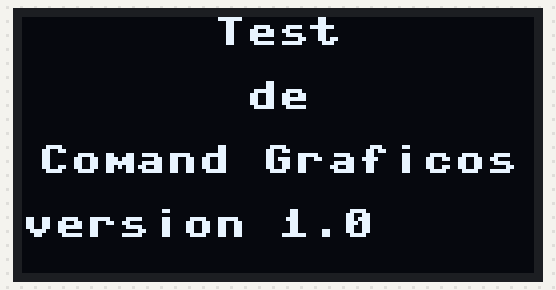
This program was run on a simulated Raspberry Pi Pico running MicroPython. On the bench: 128×64 one-colour display. Library files of the repository ran but are not shown: sh1106.py; what the program prints to the serial console is not drawn.

Above: at 0.2 s.
At 3.2 s:
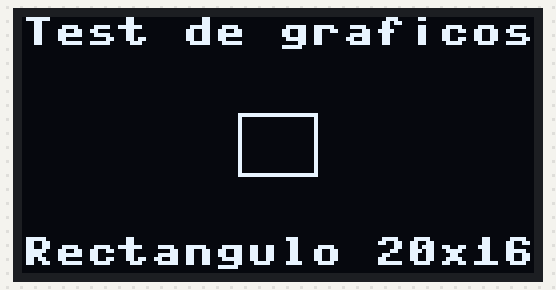
At 8.3 s:
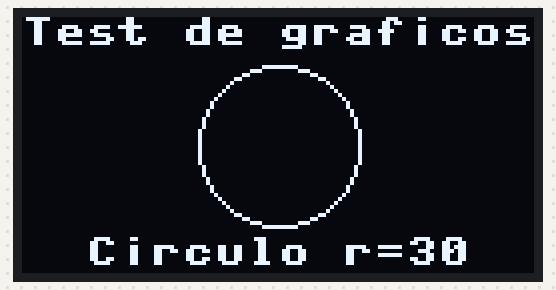
At 18.4 s:
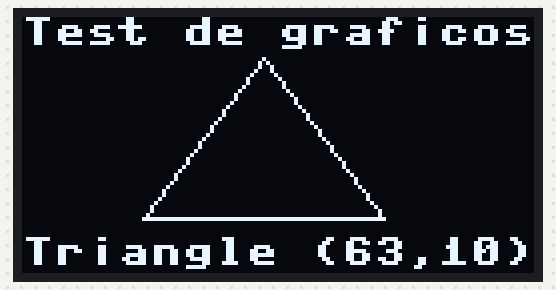
At 28.5 s:
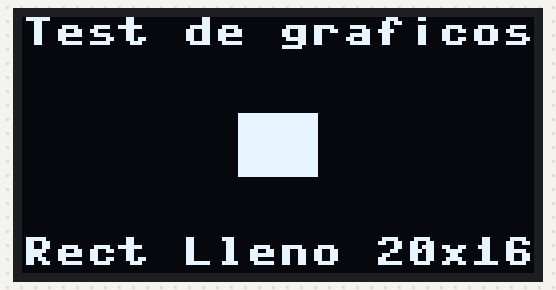
At 38.6 s:
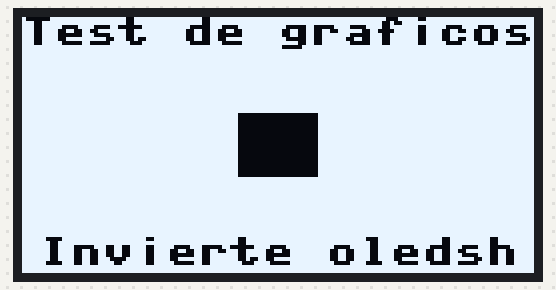

Measured:
- what the display in image 0 shows lasts 3.1 s, from 0.1 s to 3.2 s
- what the display in image 1 shows lasts 5.1 s, from 3.2 s to 8.3 s
- what the display in image 2 shows lasts 5.0 s, from 8.3 s to 13.3 s

The program:

Rbhwt_sh1106_showGraph_1_0.py
```python
# Taller Programación y Robótica en CMM BML – 2024 -2025 - Clase xx
# Programa: Show graphic commnads I2C oledsh sh1106 & framebuffer library - Carrusel
# Hardware platform: Pico _ & W / funciona igual sin cambios
# Librerias : sh1106.py
# Ref librerias: https://github.com/robert-hh/SH1106
# Fecha JCSP 2023 03 09
# Licencia : CC BY-NC-SA 4.0
# Add Learning topics : Design a progrma to mange a menu + use functions as objets
# Ref: https://www.coderdojotc.org/micropython/displays/graph/03-basic-drawing/
# Ref 2 : https://www.esploradores.com/oledsh_ssd1306/
# Ref 3 : https://docs.micropython.org/en/latest/library/framebuf.html
# 1.0

from os import uname
# Informative block - start
p_keyOhw = "SH1106 I2C en GPIO 4&5 = SDA0 & SCL0 400khz"
p_project = "Graphic commands show carrusel -i2c 1-default pins"
p_version = "1.0"
p_library = "SH1106  @robert-hh"
print(f"uPython version: {uname()[3]} ")
print(f"uC: {uname()[4]} - Key other HW: {p_keyOhw}")
print(f"Program: {p_project} - Version: {p_version}")
print(f"Key Library: {p_library}")

from machine import Pin, I2C
import sh1106
import array # necesario para coor de poligonos
from utime import sleep_ms

# 0.0 - Constates y varaibles globales
WIDTH =128
HEIGHT= 64
FREQ = 400_000   # Try lowering this value in case of "Errno 5"

def show_rect():
    """Display in oledsh a rectangule 20 x 16"""
    oledsh.rect(WIDTH//2 - 10, HEIGHT//2 - 8, 20, 16, 1) # x0, y0, size hor, size vert , color
    return "Rectangulo 20x16"

def show_Frect():
    """Display in oledsh a filled rectangule 20 x 16"""
    oledsh.fill_rect(WIDTH//2 - 10, HEIGHT//2 - 8, 20, 16, 1) # x0, y0, size hor, size vert , color
    return "Rect Lleno 20x16"

def show_invert():
    """Invert Display """
    oledsh.fill_rect(WIDTH//2 - 10, HEIGHT//2 - 8, 20, 16, 1) # x0, y0, size hor, size vert , color
    oledsh.invert(1)
    return "Invierte oledsh"

def show_normal():
    """Invert Display """
    oledsh.fill_rect(WIDTH//2 - 10, HEIGHT//2 - 8, 20, 16, 1) # x0, y0, size hor, size vert , color
    oledsh.invert(0)
    return "Normal oledsh"

def show_circ():
    """Display in oledsh a circule r= 20"""
    oledsh.ellipse(WIDTH//2, HEIGHT//2, 20, 20, 1) # x0, y0, radius, color
    return "Circulo r=30"

def show_ellipse():
    """Display in oledsh an ellipse rx= 40, ry=20"""
    oledsh.ellipse(WIDTH//2, HEIGHT//2, 40, 20, 1) # x0, y0, radius X, radius Y, color
    return "Ellipse (40,20)"

def show_QFellipse():
    """Display in oledsh a 1/4 ellipse rx= 40, ry=20"""
    oledsh.ellipse(WIDTH//2, HEIGHT//2, 40, 20, 1, True, 10) # x0, y0, radius X, radius Y, color, filled
    # last param is quarter ellipse indicator 1bit last 4
    # 0001 top right
    # 0010 top left
    # 0100 bottom left
    # 1000 bottom right
    return "Ellip 2q (40,20)"

def show_triangle():
    """Display in oledsh a triangle """
    cor = array.array('h',[60, 0, 30, 40, 90, 40])
    oledsh.poly(0, 10, cor, 1)
    return "Triangle (63,10)"

def show_pentagono():
    """Display in oledsh a pentagono """
    cor = array.array('h',[60, 0, 15, 20, 30, 40, 90, 40, 105, 20])
    oledsh.poly(0, 10, cor, 1) # x0, y0, coor[x0,y0, x1,y1, x2, y2...], color
    return "Pentagon (63,10)"

MENU = [show_rect,
        show_circ,
        show_ellipse,
        show_triangle,
        show_pentagono,
        show_Frect,
        show_QFellipse,
        show_invert,
        show_normal]


# 0.1 Objeto I2C y LCD
# Mejor usa las configuraciones por defecto
# I2C0  I2C(0, scl=Pin(5), sda=Pin(4), freq=400_000)
# I2C1  I2C(1, scl=Pin(7), sda=Pin(6), freq=400_000)
i2c = I2C(0, sda = Pin(4), scl = Pin(5), freq = FREQ)
print('Info del bus i2c: ',i2c)

oledsh = sh1106.SH1106_I2C(WIDTH, HEIGHT , i2c, addr = 0x3c, rotate = 0) # constructor - I2C direccion 3C por defecto
oledsh.sleep(False)
# 1- Programa Principal - Presentacion
oledsh.fill(0) # clear screen
oledsh.show()

oledsh.fill(0)
oledsh.text("Test", (WIDTH - len("Test")*8) // 2, 0)
oledsh.text("de", (WIDTH - len("de")*8) // 2, 16)
oledsh.text("Comand Graficos", (WIDTH - len("Comand Graficos")*8) // 2, 32)
oledsh.text("version " + p_version, 0, 48)
oledsh.show()
sleep_ms(3000)
oledsh.fill(0)
oledsh.show()

try:
    while True:
        oledsh.fill(0)
        oledsh.text("Test de graficos",0,0,1)
        oledsh.show()

        for opcion in range(len(MENU)):
            orden = MENU[opcion]
            msgL8 = orden()
            oledsh.text(msgL8, (WIDTH - len(msgL8)*8) // 2, 55, 1)
            oledsh.show(True) # hace que se actualicen todas las paginas, si no no funciona
            sleep_ms(5000)
            oledsh.fill(0)
            oledsh.text("Test de graficos",0,0,1)
            oledsh.show()

except KeyboardInterrupt: #  si CTRL+C se presiona - > limpiar display
    oledsh.fill(0)
    oledsh.show()
```
